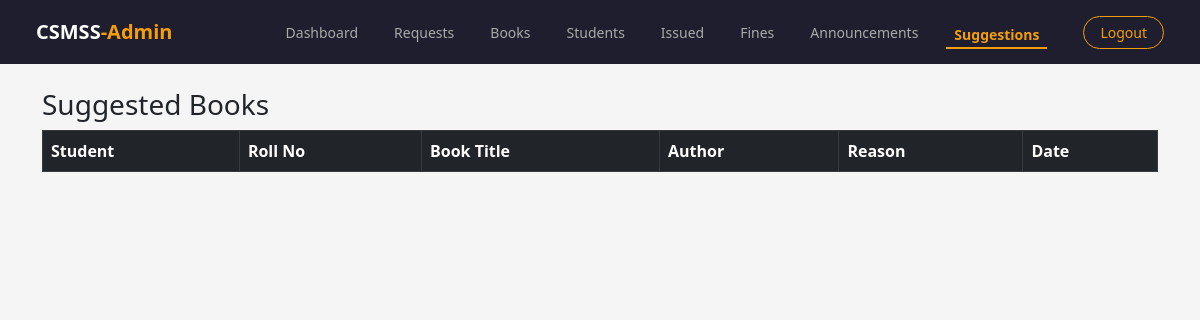
The page /admin/suggestions (signed in) on the database as committed earlier.
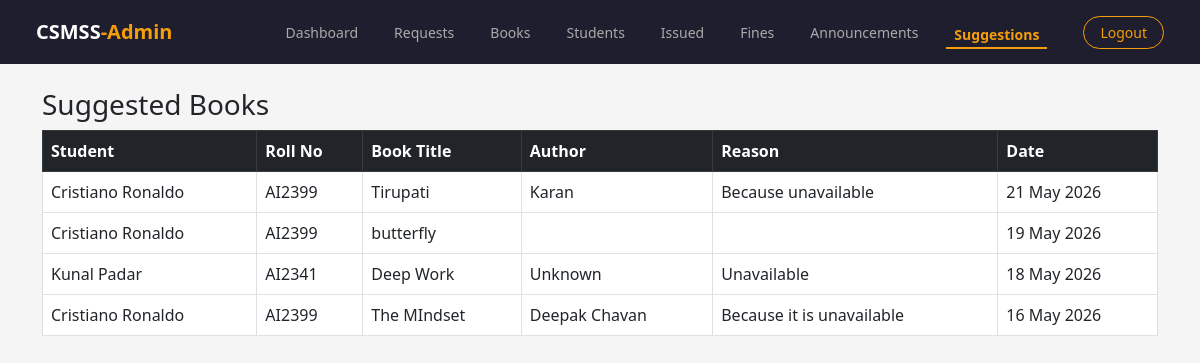
The same page on the database as committed later.
### models.py (models this page shows)
class BookSuggestion(db.Model):
    __tablename__ = 'BookSuggestions'
    id         = db.Column(db.Integer, primary_key=True)
    student_id = db.Column(db.Integer, db.ForeignKey('Students.id'), nullable=False)
    title      = db.Column(db.String(200), nullable=False)
    author     = db.Column(db.String(100), nullable=True)
    reason     = db.Column(db.Text, nullable=True)
    created_at = db.Column(db.DateTime, default=datetime.now(timezone.utc))
    student = db.relationship('Student', backref='suggestions', lazy=True)

class Student(db.Model):
    __tablename__ = 'Students'
    id = db.Column(db.Integer, primary_key=True)
    name = db.Column(db.String(200), nullable=False)
    email = db.Column(db.String(200), nullable=False, unique=True)
    password = db.Column(db.String(200), nullable=False)
    roll_number = db.Column(db.String(20), nullable=False, unique=True)
    is_approved = db.Column(db.Boolean, default=False)
    issued_books = db.relationship('Issued_books', backref='student', lazy=True)
    fines = db.relationship('Fines', backref='student', lazy=True)

### app.py (the view)
@app.route('/admin/suggestions')
def admin_suggestions():
    if session.get('role') != 'admin':
        return redirect(url_for('admin_login'))
    suggestions = BookSuggestion.query.order_by(
        BookSuggestion.created_at.desc()
    ).all()
    return render_template('admin/suggestions.html', suggestions=suggestions)

### templates/admin/suggestions.html (shortened to what this page needs)
{% extends 'base_admin.html' %}
{% block content %}
<div class="container mt-4">
  <h3>Suggested Books</h3>
  <div class="table-responsive">
<table class="table table-bordered">
    <thead class="table-dark">
      <tr>
        <th>Student</th>
        <th>Roll No</th>
        <th>Book Title</th>
        <th>Author</th>
        <th>Reason</th>
        <th>Date</th>
      </tr>
    </thead>
    <tbody>
      {% for suggestion in suggestions %}
      <tr>
        <td>{{ suggestion.student.name }}</td>
        <td>{{ suggestion.student.roll_number }}</td>
        <td>{{ suggestion.title }}</td>
        <td>{{ suggestion.author }}</td>
        <td>{{ suggestion.reason }}</td>
        <td>{{ suggestion.created_at.strftime('%d %b %Y') }}</td>
      </tr>
      {% endfor %}
    </tbody>
  </table>
</div>
</div>
{% endblock %}

Rows that differ between the two databases and show on the page:
added BookSuggestion: student.name "Cristiano Ronaldo", student.roll_number "AI2399", title "Tirupati", author "Karan", reason "Because unavailable", created_at "21 May 2026"
added BookSuggestion: student.name "Cristiano Ronaldo", student.roll_number "AI2399", title "butterfly", created_at "19 May 2026"
added BookSuggestion: student.name "Kunal Padar", student.roll_number "AI2341", title "Deep Work", author "Unknown", reason "Unavailable", created_at "18 May 2026"
added BookSuggestion: student.name "Cristiano Ronaldo", student.roll_number "AI2399", title "The MIndset", author "Deepak Chavan", reason "Because it is unavailable", created_at "16 May 2026"
